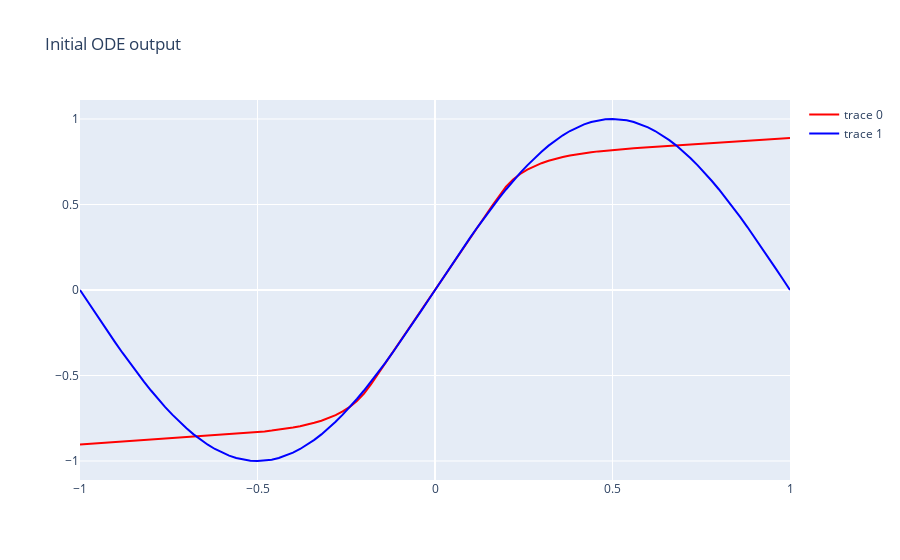
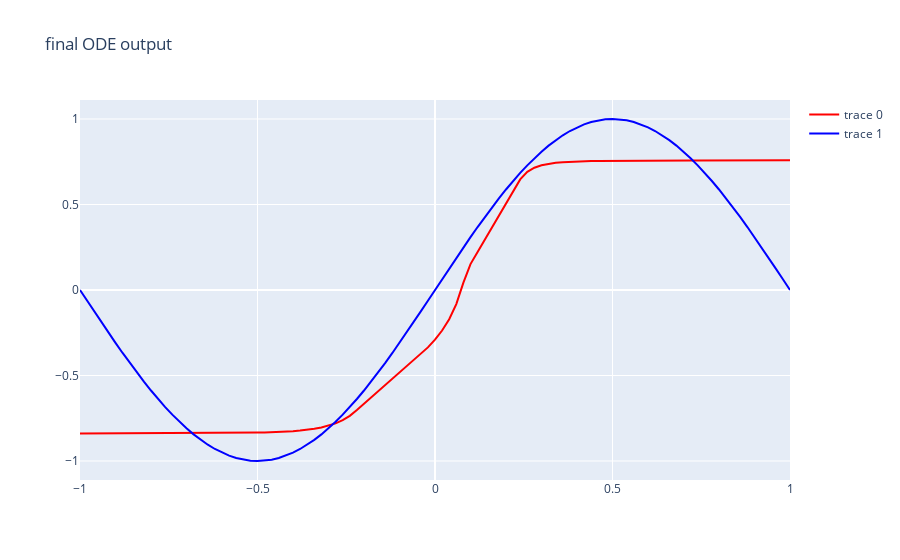
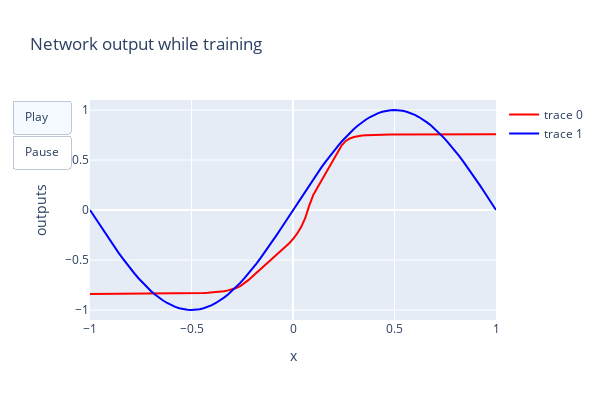

Here is the notebook cell these charts were saved with, in order:
### Code cell
niter = 50

# Pass function to GPU, attach optimiser
# func = ODEFunc().to(device)
optimizer = optim.RMSprop(func.parameters(), lr=5e-2)

# Plot initial ODE output
t_gpu = torch.Tensor(np.arange(2)).to(device)
ode_out = odeint(func, x.to(device), t_gpu).cpu().detach().numpy()[1, :][:, 0]
data = [
    go.Scatter(x=x[:, 0], y=ode_out, line_color='red'), 
    go.Scatter(x=x[:, 0], y=y[:, 0], line_color='blue')
]
go.Figure(data, dict(title="Initial ODE output")).show()

data_list = [data]

# Loop over iterations using the differential equation solver (integrator) to
# predict the output using the neural network derivative function, getting the loss, and
# back-propogating the gradient through the ODE solver to the neural net - 
# that's all there is to it
for itr in range(1,  niters + 1):
    optimizer.zero_grad()
    batch_y0, batch_t, batch_y = get_batch()
    pred_y = odeint(func, batch_y0, batch_t).to(device)
    loss = torch.mean(torch.abs(pred_y - batch_y))
    loss.backward()
    optimizer.step()

    if itr %  test_freq == 1:
        with torch.no_grad():
            print('Iter {:04d} | Total Loss {:.6f}'.format(itr, loss.item()))
            
            # Plot current ODE output
            t_gpu = torch.Tensor(np.arange(2)).to(device)
            ode_out = odeint(func, x.to(device), t_gpu).cpu().detach().numpy()[1, :][:, 0]
            data_list = data_list + [[
                go.Scatter(x=x[:, 0], y=ode_out, line_color='red'), 
                go.Scatter(x=x[:, 0], y=y[:, 0], line_color='blue')
            ]]
#             go.Figure(data, dict(title="Current ODE output")).show()

# # Plot final network output
# data = [go.Scatter(
#     x=x[:, 0], y=ODEFunc()(torch.ones(1), torch.ones(1) * x).detach()[:, 0], line_color='red'
# ), go.Scatter(x=x[:, 0], y=y[:, 0], line_color='blue')]
# go.Figure(data, dict(title="Final network output")).show()

# Plot final ODE output
t_gpu = torch.Tensor(np.arange(2)).to(device)
ode_out = odeint(func, x.to(device), t_gpu).cpu().detach().numpy()[1, :][:, 0]
data = [
    go.Scatter(x=x[:, 0], y=ode_out, line_color='red'), 
    go.Scatter(x=x[:, 0], y=y[:, 0], line_color='blue')
]
go.Figure(data, dict(title="final ODE output")).show()

data_list = data_list + [data]

plot_animation(y, data_list)
